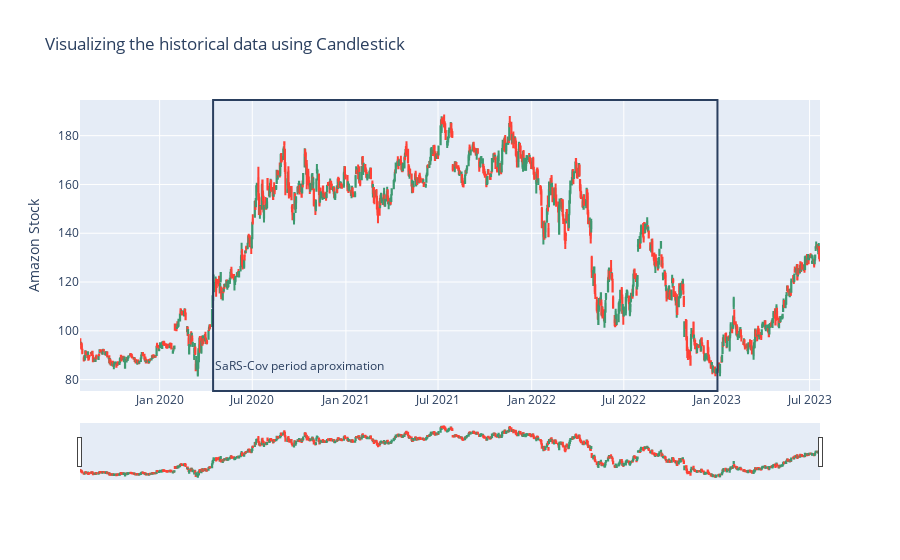

The code cell stored with this chart in its notebook:
### Markdown cell above
### Visualizing the data using CandleSticks

For this plot I put a rough aproximation of where the Corona Virus is located (it is a gross approximation)
    . It is just for reference, it will not impact the rest of the project, but it is interesting to see it

### Code cell
fig = go.Figure(data = [go.Candlestick(x = amzn_hist.index,
                open =amzn_hist['Open'],
                high = amzn_hist['High'],
                low = amzn_hist['Low'],
                close = amzn_hist['Close'])])
fig.update_layout(
    title='Visualizing the historical data using Candlestick',
    yaxis_title='Amazon Stock',
    shapes = [dict(
    x0='2020-04-15', x1='2023-01-01', y0=0, y1=1, xref='x', yref='paper',
    line_width=2)],

    annotations=[dict(
    x='2020-04-15', y=0.05, xref='x', yref='paper',
    showarrow=False, xanchor='left', text='SaRS-Cov period aproximation')])

fig.show()

### Figure 1 — Plotly figure (JSON) as saved in the notebook; plotly's stock layout.template omitted (floating-point values rounded to 4 significant figures; data arrays with more than 128 entries replaced by an {"elided": "..."} marker saying what was removed)
{"data": [{"close": {"elided": "1003 float values"}, "high": {"elided": "1003 float values"}, "low": {"elided": "1003 float values"}, "open": {"elided": "1003 float values"}, "type": "candlestick", "x": {"elided": "1003 str values"}}], "layout": {"annotations": [{"showarrow": false, "text": "SaRS-Cov period aproximation", "x": "2020-04-15", "xanchor": "left", "xref": "x", "y": 0.05, "yref": "paper"}], "shapes": [{"line": {"width": 2}, "x0": "2020-04-15", "x1": "2023-01-01", "xref": "x", "y0": 0, "y1": 1, "yref": "paper"}], "title": {"text": "Visualizing the historical data using Candlestick"}, "yaxis": {"title": {"text": "Amazon Stock"}}}}
